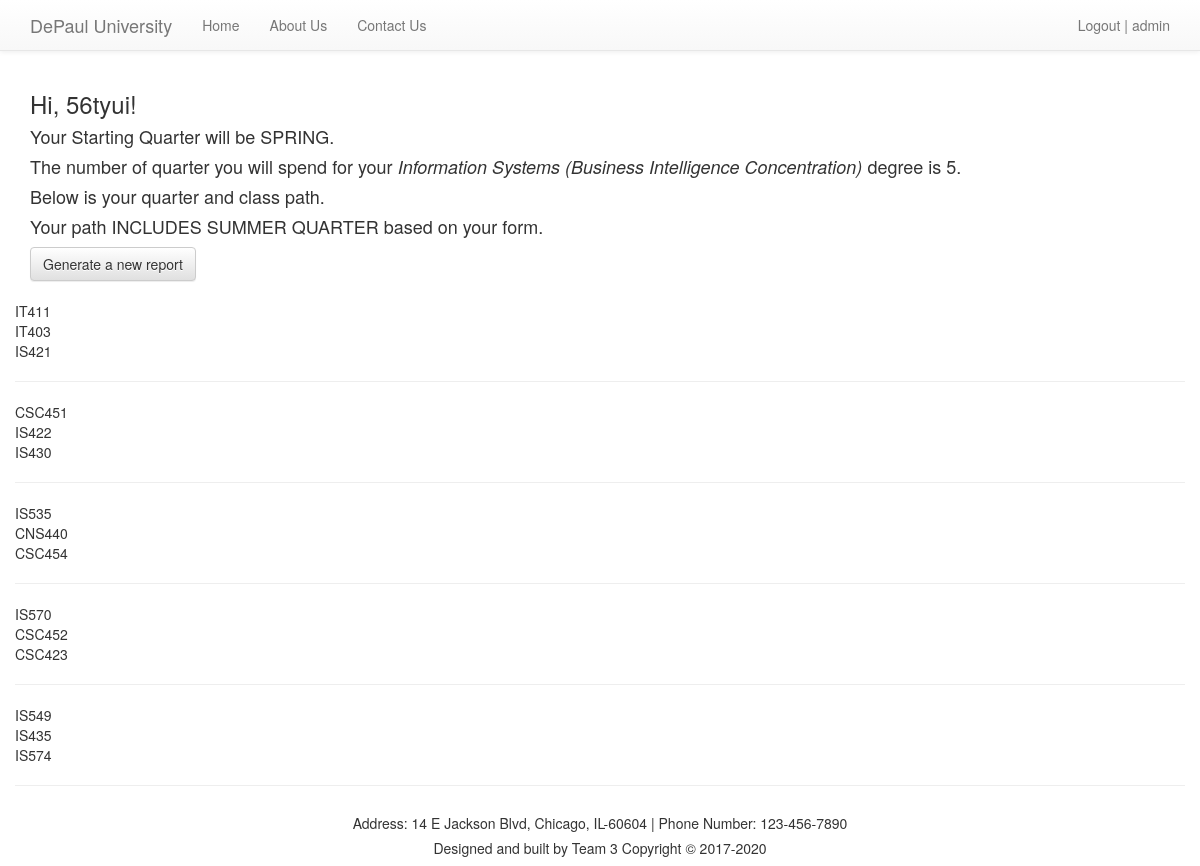
Page /result/ (signed in) on the committed database.
### MyHome/models.py (models this page shows)
class SignUp(models.Model):
    email = models.EmailField()
    First_Name = models.CharField(max_length=120, blank=False, null=True)
    Last_Name = models.CharField(max_length=120, blank=False, null=True)
    Classes_Per_Quarter = models.CharField(max_length=120, blank=False, null=True, default = '1')
    Major = models.CharField(max_length=120, blank=False, null=True, default = "Computer Science (Standard Concentration)")
    Classes_Per_Quarter = models.CharField(max_length=120, blank=False, null=True)
    Major = models.CharField(max_length=120, blank=False, null=True)
    summer = models.BooleanField(default=False)
    online = models.BooleanField(default=False)
    timestamp = models.DateTimeField(auto_now_add=True, auto_now=False)
    updated = models.DateTimeField(auto_now_add=False, auto_now=True)
    ClassesPerQuarter = (('1', '1'), ('2', '2'), ('3', '3'),)
    ClassesPerQuarter = (('1 Class', '1 Class'), ('2 Classes', '2 Classes'), ('3 Classes', '3 Classes'),)
    Classes_Per_Quarter = models.CharField(max_length=120, choices=ClassesPerQuarter, default = '1')
    Classes_Per_Quarter = models.CharField(max_length=120, choices=ClassesPerQuarter)
    MyMajor = (('Computer Science (Standard Concentration)', 'Computer Science (Standard Concentration)'),
               ('Information Systems (Business Analysis/Systems Analysis)', 'Information Systems (Business Analysis/Systems Analysis)'),
               ('Information Systems (Business Intelligence Concentration)', 'Information Systems (Business Intelligence Concentration)'),
               ('Information Systems (Database Administration Concentration)', 'Information Systems (Database Administration Concentration)'),
               ('Information Systems (IT Enterprise Management Concentration)', 'Information Systems (IT Enterprise Management Concentration)'),
               ('Information Systems (Standard Concentration)', 'Information Systems (Standard Concentration)'),)
    Major = models.CharField(max_length=120, choices=MyMajor, default = "Computer Science (Standard Concentration)")
    StartQuarter = (('Fall', 'Fall'), ('Winter', 'Winter'), ('Spring', 'Spring'),)
    Start_Quarter = models.CharField(max_length=120, choices=StartQuarter, default = 'Fall')
    Start_Quarter = models.CharField(max_length=120, choices=StartQuarter)
    def __str__(self):  # Python 3.3 is __str__ and lower version is __unicode__
        return self.email

class is_Classes(models.Model):
    class_number = models.CharField(max_length=50, primary_key=True)
    class_name = models.CharField(max_length=50)
    pre_req = models.CharField(max_length= 1000)
    class_type = models.CharField(max_length=100)
    summer = models.BooleanField(default=False)
    spring = models.BooleanField(default=False)
    fall = models.BooleanField(default=False)
    winter = models.BooleanField(default=False)
    online = models.BooleanField(default=False)

### MyHome/views.py (the view)
# urls.py: url(r'^result/$', result, name='result'),
def result(request):
    queryset = SignUp.objects.all().order_by('-timestamp')
    user_email = queryset[0]
    profile = SignUp.objects.get(email = user_email)
    quarter = profile.Start_Quarter.upper()
    first_name = profile.First_Name
    major = profile.Major
    summer = profile.summer
    if summer == True:
        include_summer = "INCLUDES SUMMER QUARTER"
    elif summer == False:
        include_summer = "DOES NOT INCLUES SUMMER QUARTER"
    if profile.Major == 'Computer Science (Standard Concentration)':
        test = cs_get_path(profile)
    elif profile.Major == 'Information Systems (Business Analysis/Systems Analysis)':
        test = ba_get_path(profile)
    elif profile.Major == 'Information Systems (Business Intelligence Concentration)':
        test = bi_get_path(profile)
    elif profile.Major == 'Information Systems (Database Administration Concentration)':
        test = da_get_path(profile)
    elif profile.Major == 'Information Systems (IT Enterprise Management Concentration)':
        test = em_get_path(profile)
    else:
        test = is_get_path(profile)
    length = len(test)
    context = {
        "test" : test,
        "quarter" : quarter,
        "first_name": first_name,
        "major": major,
        "length": length,
        "include_summer": include_summer
    }
    return render(request, "result.html", context)

### MyHome/bi_algorithm.py (called while the page is built)
def quarter_classes(quarter, classType):
    if quarter == "Fall":
        candidates = is_Classes.objects.filter(class_type= classType, fall = True)
    elif quarter == "Summer":
        candidates = is_Classes.objects.filter(class_type= classType, summer = True)
    elif quarter == "Winter":
        candidates = is_Classes.objects.filter(class_type= classType, winter = True)
    else:
        candidates = is_Classes.objects.filter(class_type= classType, spring = True)
    return candidates

def get_class(classType, schedule, maxx, classes_taken, quarter, online, summer):
    candidates = quarter_classes(quarter, classType)
    for clazz in candidates:
        if((clazz.class_number not in classes_taken) and check_reqs(clazz.pre_req, classes_taken)):
            classes_taken.append(clazz.class_number)
            return clazz.class_number

def get_class_reqs(reqs):
    reqs_list = []
    reqs = re.sub('[\(\)\{\}<>]', "", reqs)
    reqs_list = reqs.split("and")
    for i in range(0, reqs_list.__len__()):
        reqs_list[i] = remove_spaces(reqs_list[i])
        if "or" in reqs_list[i]:
            reqs_list[i] = reqs_list[i].split("or")
    return(reqs_list)

def check_reqs(reqs, classes_taken):
    reqs = get_class_reqs(reqs)
    for i in range(0, len(reqs)):
        if type(reqs[i]) == list:
            if any(req in classes_taken for req in reqs[i]) == False:
                return False
        else:
            if reqs[i] not in classes_taken:
                return False
    return True

def remove_spaces(string):
    newstring = ''
    for i in string:
        if i != " ":
            newstring = newstring+i
    return newstring

def get_maxx(class_arg):
    for i in class_arg:
        if i.isdigit():
            return int(i)

def check_completion(list1, list2):
    for i in list1:
        if i not in list2:
            return False
    return True

### templates/result.html
{% extends "base.html" %}
{% block content %}
<h3>Hi, {{first_name}}!</h3>
<h4>Your Starting Quarter will be {{quarter}}.</h4>
<h4>The number of quarter you will spend for your <i>{{major}}</i> degree is {{length}}.</h4>
<h4>Below is your quarter and class path.</h4>
<h4>Your path {{include_summer}} based on your form.</h4>
<input type="button" class='btn btn-default' value="Generate a new report" onclick="window.location.href='/'">
<div class='row'>
    <br class='col-sm-6 col-sm-offset-3'>
        {% for q in test %}
            {% for class in q %}
                {{class}}<br>
        {% endfor %}<hr>
        {% endfor %}
    </div>
</div>
<div id="footer">
    <h5><p><center>Address: 14 E Jackson Blvd, Chicago, IL-60604 | Phone Number: 123-456-7890</center></p></h5>
    <h5><p><center>Designed and built by Team 3 Copyright &copy; 2017-2020</center></p></h5>
</div>
    {% endblock %}

### templates/navbar.html (shortened to what this page needs)
    <nav class="navbar navbar-default navbar-static-top">
      <div class="container">
        <div class="navbar-header">
          <a class="navbar-brand" href="{% url 'home' %}">DePaul University</a>
        </div>
        <div id="navbar" class="navbar-collapse collapse">
          <ul class="nav navbar-nav">
            <li><a href="{% url 'home' %}">Home</a></li>
            <li><a href="{% url 'about' %}">About Us</a></li>
            <li><a href="{% url 'contact' %}">Contact Us</a></li>
          </ul>
          <ul class="nav navbar-nav navbar-right">
            {% if request.user.is_authenticated %}
            <li><a href="{% url 'auth_logout' %}">Logout | {{ request.user }}</a></li>
            {% else %}
            <li><a href="{% url 'registration_register' %}">Register</a></li>{% endif %}
          </ul>
        </div>
      </div>
    </nav>

### rows in the picture
SignUp: First_Name "56tyui", Start_Quarter "SPRING", Major "Information Systems (Business Intelligence Concentration)"
is_Classes: q "IT411"
is_Classes: q "IT403"
is_Classes: q "IS421"
is_Classes: q "CSC451"
is_Classes: q "IS422"
is_Classes: q "IS430"
is_Classes: q "IS535"
is_Classes: q "CNS440"
is_Classes: q "CSC454"
is_Classes: q "IS570"
is_Classes: q "CSC452"
is_Classes: q "CSC423"
is_Classes: q "IS549"
is_Classes: q "IS435"
is_Classes: q "IS574"

### other values in the picture
{{ request.user }} "admin"
{{ length }} "5"
{{ include_summer }} "INCLUDES SUMMER QUARTER"
